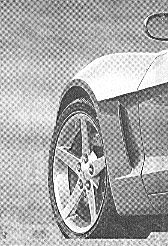
#> input picture HW/HW3/HW3 Code/Car.tif, 168 x 246 px
$ python hw3.2.py
#> lines starting #> are read from the running program, lines starting #| are printed output that depends on the picture
#!/usr/bin/env python
# coding: utf-8

# In[ ]:


import numpy as np
import cv2
import matplotlib.pyplot as plt
from mpl_toolkits.axes_grid1 import make_axes_locatable
import math


# ### 2(i)

# In[ ]:


img = cv2.imread("Car.tif", 0)
#> img is the input picture: shape (246, 168); min 0, max 255, mean 169.7
# img = int(img)
img_pad = np.zeros((512, 512))
p = int((512 - img.shape[0]) / 2)
#> p = 133
q = int((512 - img.shape[1]) / 2)
#> q = 172
for i in range(img.shape[0]):
    for j in range(img.shape[1]):
        img_pad[i + p][j + q] = img[i][j]
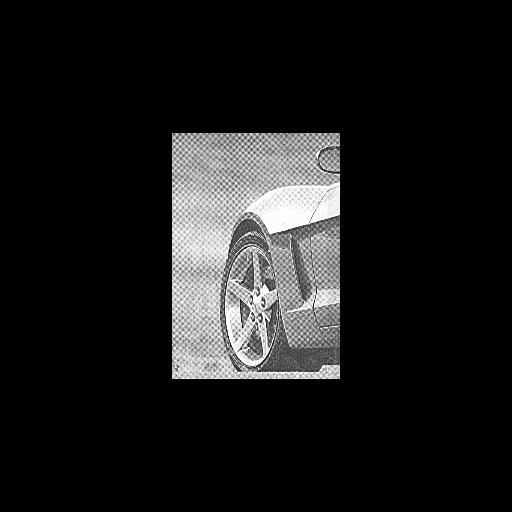
#> img_pad: shape (512, 512) float64; min 0, max 255, mean 26.7


# In[ ]:


f = np.fft.fft2(img_pad)
fshift = np.fft.fftshift(f)
log_magnitude_spectrum = np.log(np.abs(fshift))


# In[ ]:


uK = [91, 176, 344, 429]
vK = [168, 166, 166, 169]
uK  = uK - np.ones((4, )) * 256
vK = vK - np.ones((4, )) * 256
print(uK, vK)
x_axis = np.linspace(-256,255,512)
y_axis = np.linspace(-256,255,512)
[v,u] = np.meshgrid(x_axis,y_axis)


# In[ ]:


img_h = np.zeros(img_pad.shape)
n = 2
d0 = 20
for i in range(img_pad.shape[0]):
    for j in range(img_pad.shape[1]):
        h = 1
        uc = u[i][j]
        vc = v[i][j]
        for k in range(4):
            dk = np.sqrt(np.square(uc - uK[k]) + np.square(vc - vK[k]))
            d_k = np.sqrt(np.square(uc + uK[k]) + np.square(vc + vK[k]))
            if (dk == 0 or d_k == 0):
                h *= 0
            else:
                h *= 1/(1 + math.pow(d0 / dk, 2 * n)) * 1/(1 + math.pow(d0 / d_k, 2 * n))
        img_h[i][j] = h
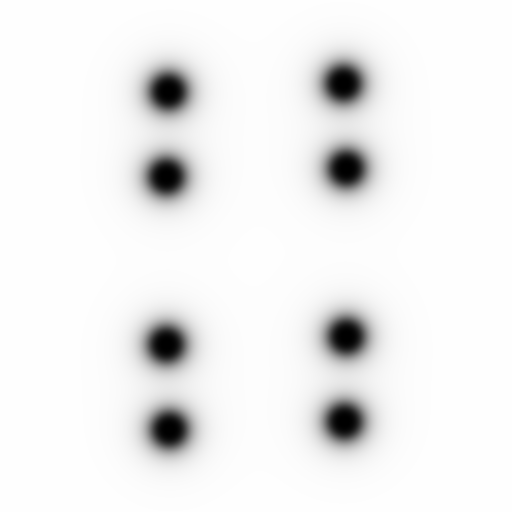
#> img_h: shape (512, 512) float64; min 0, max 1, mean 0.94


# In[ ]:


img_no_shift = np.fft.ifftshift(fshift * img_h)
img_back = np.abs(np.fft.ifft2(img_no_shift))
img_back -= img_back.min()
img_back = img_back[p : img_back.shape[0] - p, q : img_back.shape[1] - q] * 256 / img_back.max()
#> img_back: shape (246, 168) float64

f = plt.figure(figsize=(14,14))
f_ax1 = f.add_subplot(221)
f_ax2 = f.add_subplot(222)
f_ax3 = f.add_subplot(223)
f_ax4 = f.add_subplot(224)

img1_1 = f_ax1.imshow(img, cmap = 'gray')
f_ax1.title.set_text("unpadded original image")
divider = make_axes_locatable(f_ax1)
cax = divider.append_axes('right', size='5%', pad=0.05)
plt.colorbar(img1_1, cax, orientation='vertical')

img1_2 = f_ax2.imshow(log_magnitude_spectrum, cmap = 'gray')
f_ax2.title.set_text("the corresponding 2D DFT log-magnitude")
divider = make_axes_locatable(f_ax2)
cax = divider.append_axes('right', size='5%', pad=0.05)
plt.colorbar(img1_2, cax, orientation='vertical')

img2_1 = f_ax3.imshow(img_h, cmap = 'gray')
f_ax3.title.set_text("the butterworth Notch Reject Filter in frequency domain HNR(u, v)")
divider = make_axes_locatable(f_ax3)
cax = divider.append_axes('right', size='5%', pad=0.05)
plt.colorbar(img2_1, cax, orientation='vertical')

img2_2 = f_ax4.imshow(img_back, cmap = 'gray')
f_ax4.title.set_text("the final filtered image")
divider = make_axes_locatable(f_ax4)
cax = divider.append_axes('right', size='5%', pad=0.05)
plt.colorbar(img2_2, cax, orientation='vertical')
plt.savefig("result_car.jpg")
plt.show()


# ### 2(ii)


# In[ ]:


img = cv2.imread("Street.png", 0)
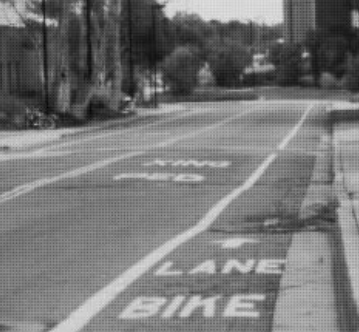
#> input picture HW/HW3/HW3 Code/Street.png, 359 x 332 px
#> img is the input picture: shape (332, 359); min 2, max 227, mean 118.6
# img = int(img)
img_pad = np.zeros((512, 512))
p = int((512 - img.shape[0]) / 2)
#> p = 90
q = int((512 - img.shape[1]) / 2)
#> q = 76
for i in range(img.shape[0]):
    for j in range(img.shape[1]):
        img_pad[i + p][j + q] = img[i][j]
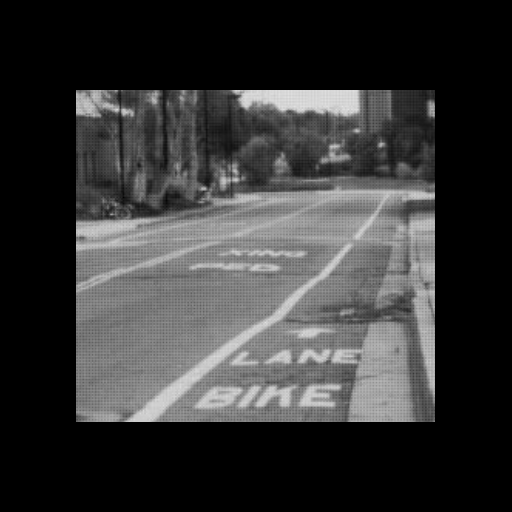
#> img_pad: shape (512, 512) float64; min 0, max 227, mean 53.9


# In[ ]:


f = np.fft.fft2(img_pad)
fshift = np.fft.fftshift(f)
log_magnitude_spectrum = np.log(np.abs(fshift))
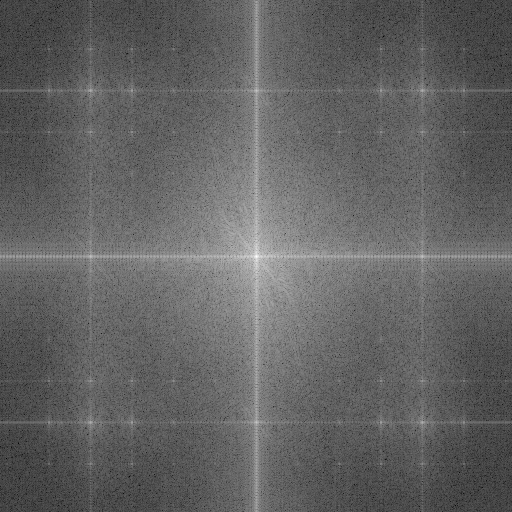
#> log_magnitude_spectrum: shape (512, 512) float64; min 0.241, max 16.46, mean 6.54; drawn with min black and max white


# In[ ]:


uK = [256, 90]
vK = [90, 256]
uK  = uK - np.ones((2, )) * 256
vK = vK - np.ones((2, )) * 256
print(uK, vK)
x_axis = np.linspace(-256,255,512)
y_axis = np.linspace(-256,255,512)
[v,u] = np.meshgrid(x_axis,y_axis)


# In[ ]:


img_h = np.zeros(img_pad.shape)
n = 2
d0 = 50
for i in range(img_pad.shape[0]):
    for j in range(img_pad.shape[1]):
        h = 1
        uc = u[i][j]
        vc = v[i][j]
        for k in range(2):
            dk = np.sqrt(np.square(uc - uK[k]) + np.square(vc - vK[k]))
            d_k = np.sqrt(np.square(uc + uK[k]) + np.square(vc + vK[k]))
            if (dk == 0 or d_k == 0):
                h *= 0
            else:
                h *= 1/(1 + math.pow(d0 / dk, 2 * n)) * 1/(1 + math.pow(d0 / d_k, 2 * n))
        img_h[i][j] = h
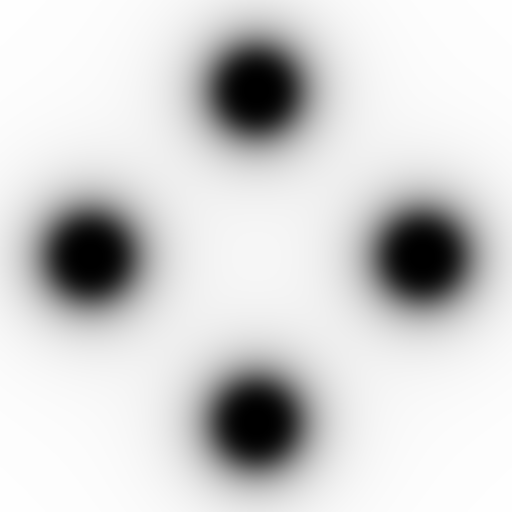
#> img_h: shape (512, 512) float64; min 0, max 0.997, mean 0.824


# In[ ]:


img_no_shift = np.fft.ifftshift(fshift * img_h)
img_back = np.abs(np.fft.ifft2(img_no_shift))
#> img_back: shape (512, 512) float64
img_back -= img_back.min()
img_back = img_back[p : img_back.shape[0] - p, q : img_back.shape[1] - q] * 256 / img_back.max()
#> img_back: shape (332, 360) float64

f = plt.figure(figsize=(14,14))
f_ax1 = f.add_subplot(221)
f_ax2 = f.add_subplot(222)
f_ax3 = f.add_subplot(223)
f_ax4 = f.add_subplot(224)

img1_1 = f_ax1.imshow(img, cmap = 'gray')
f_ax1.title.set_text("unpadded original image")
divider = make_axes_locatable(f_ax1)
cax = divider.append_axes('right', size='5%', pad=0.05)
plt.colorbar(img1_1, cax, orientation='vertical')

img1_2 = f_ax2.imshow(log_magnitude_spectrum, cmap = 'gray')
f_ax2.title.set_text("the corresponding 2D DFT log-magnitude")
divider = make_axes_locatable(f_ax2)
cax = divider.append_axes('right', size='5%', pad=0.05)
plt.colorbar(img1_2, cax, orientation='vertical')

img2_1 = f_ax3.imshow(img_h, cmap = 'gray')
f_ax3.title.set_text("the butterworth Notch Reject Filter in frequency domain HNR(u, v)")
divider = make_axes_locatable(f_ax3)
cax = divider.append_axes('right', size='5%', pad=0.05)
plt.colorbar(img2_1, cax, orientation='vertical')

img2_2 = f_ax4.imshow(img_back, cmap = 'gray')
f_ax4.title.set_text("the final filtered image")
divider = make_axes_locatable(f_ax4)
cax = divider.append_axes('right', size='5%', pad=0.05)
plt.colorbar(img2_2, cax, orientation='vertical')
plt.savefig("result_street.jpg")
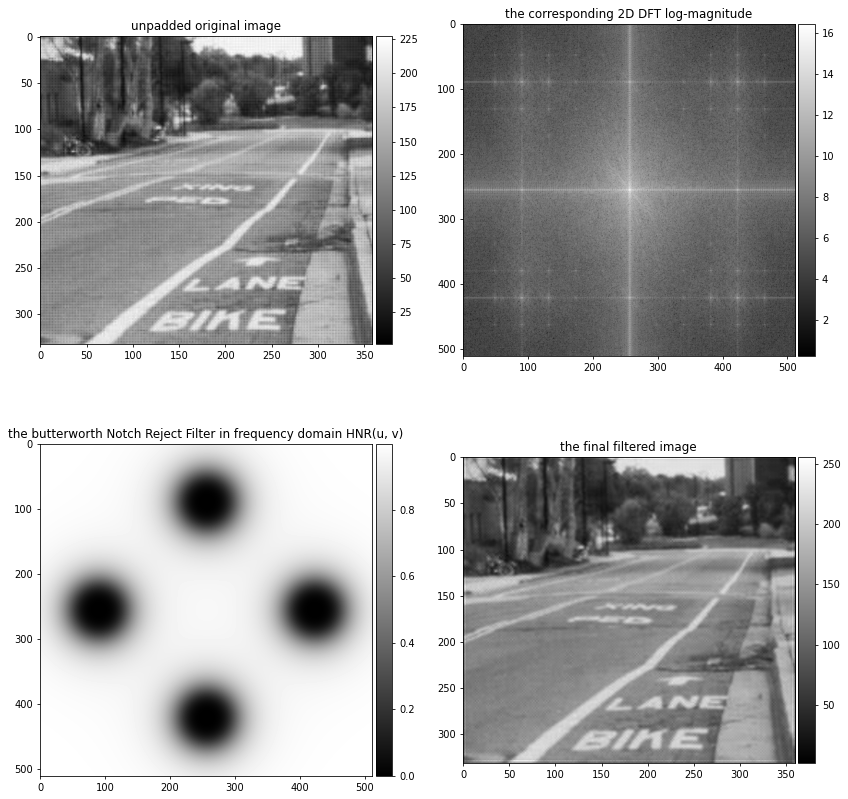
#> figure drawn by matplotlib, 8 panels
plt.show()
